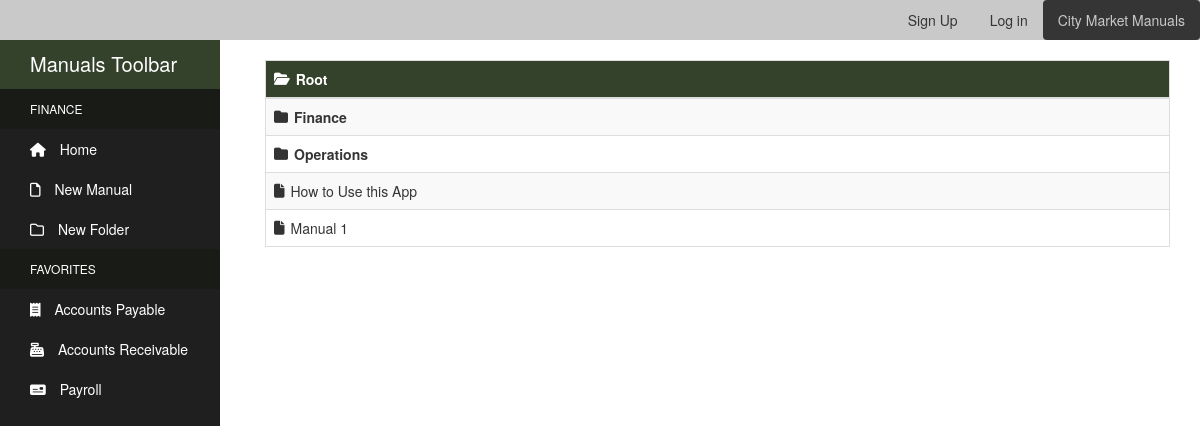
The page / on the database its author committed.
### manuals/models.py (models this page shows, shortened)
class Directory(MPTTModel):
    name = models.CharField(max_length=50, unique=True)
    created_by = models.ForeignKey(User, null=True, on_delete=models.SET_NULL)
    parent = TreeForeignKey(
    'self',
    null=True,
    blank=True,
    related_name='children',
    on_delete=models.CASCADE
    )
    class MPTTMeta:
        order_insertion_by: ['name']
    class Meta:
        verbose_name = 'Directory'
        verbose_name_plural = 'Directories'

class Manual(models.Model):
    title = models.CharField(max_length=100)
    author = models.ForeignKey(User, null=True, on_delete=models.SET_NULL)
    content = models.TextField()
    tags = models.CharField(max_length=150)
    pub_date = models.DateTimeField('Date Published', auto_now_add=True)
    last_update = models.DateTimeField('Last Update', auto_now=True)
    is_archived = models.BooleanField(default=False)
    folder = TreeForeignKey(
    'Directory',
    default=1,
    related_name='manuals',
    on_delete=models.CASCADE
    )

### manuals/views.py (the view)
# urls.py: path('', views.index, name='index'),
def index(request):
    if request.method == 'GET':
        dir_id = int(request.GET.get('dir_id', default=1))
        current_folder = Directory.objects.get(pk=dir_id)
        children = current_folder.get_children()
        ancestors = current_folder.get_ancestors()
        manuals = current_folder.manuals.all()
        directories = {
            'directories': children,
            'current_folder': current_folder,
            'ancestors': ancestors,
            'manuals': manuals,
        }
        if request.is_ajax():
            return render(request, 'manuals/index_ajax.html', directories)
        else:
            return render(request, 'manuals/index.html', directories)

### manuals/templates/manuals/index.html (shortened to what this page needs)
{% extends "manuals/header.html" %}
{% block content %}
{% load static %}
{% load mptt_tags %}
    <div class="container-fluid" id="dir-table">
        <table class="table table-striped table-bordered table-hover">
            <thead class="thead-dark">
            <tr>
                <th scope="col" class="file-root"><strong>{{ current_folder.name }}</strong></th>
            </tr>
            </thead>
            <tbody>
            {% for directory in directories %}
                {% if not directory.name == "Root" %}
                    <tr>
                        <td class="file-folder"><strong><a class="folder" id="pk-{{ directory.id }}" href="#">{{ directory.name }}</a></strong></td>
                    </tr>
                {% endif %}
            {% endfor %}
            {% for manual in manuals %}
                <tr>
                    <td class="file-file"><a href="{% url 'manual-detail' manual.id %}">{{ manual.title }}</a></td>
                </tr>
            {% endfor %}
            </tbody>
        </table>
    </div>
{% endblock %}

### manuals/static/manuals/css/styles.css (style rules this page uses)
.thead-dark { color: #fff; background-color:rgb(52, 66, 44); border-color:#1c2412; }
.file-root::before { content: '\f07c'; font-family: "fontawesome"; font-size: 14px; font-weight: 900; float: left; margin-right: 6px; }
.file-folder::before { content: '\f07b'; font-family: "fontawesome"; font-size: 14px; float: left; margin-right: 6px; }
.file-file::before { content: '\f15b'; font-family: "fontawesome"; font-size: 14px; float: left; margin-right: 6px; }

### rows shown on the page
Directory: name "Root"
Directory: name "Finance"
Directory: name "Operations"
Manual: title "How to Use this App"
Manual: title "Manual 1"
